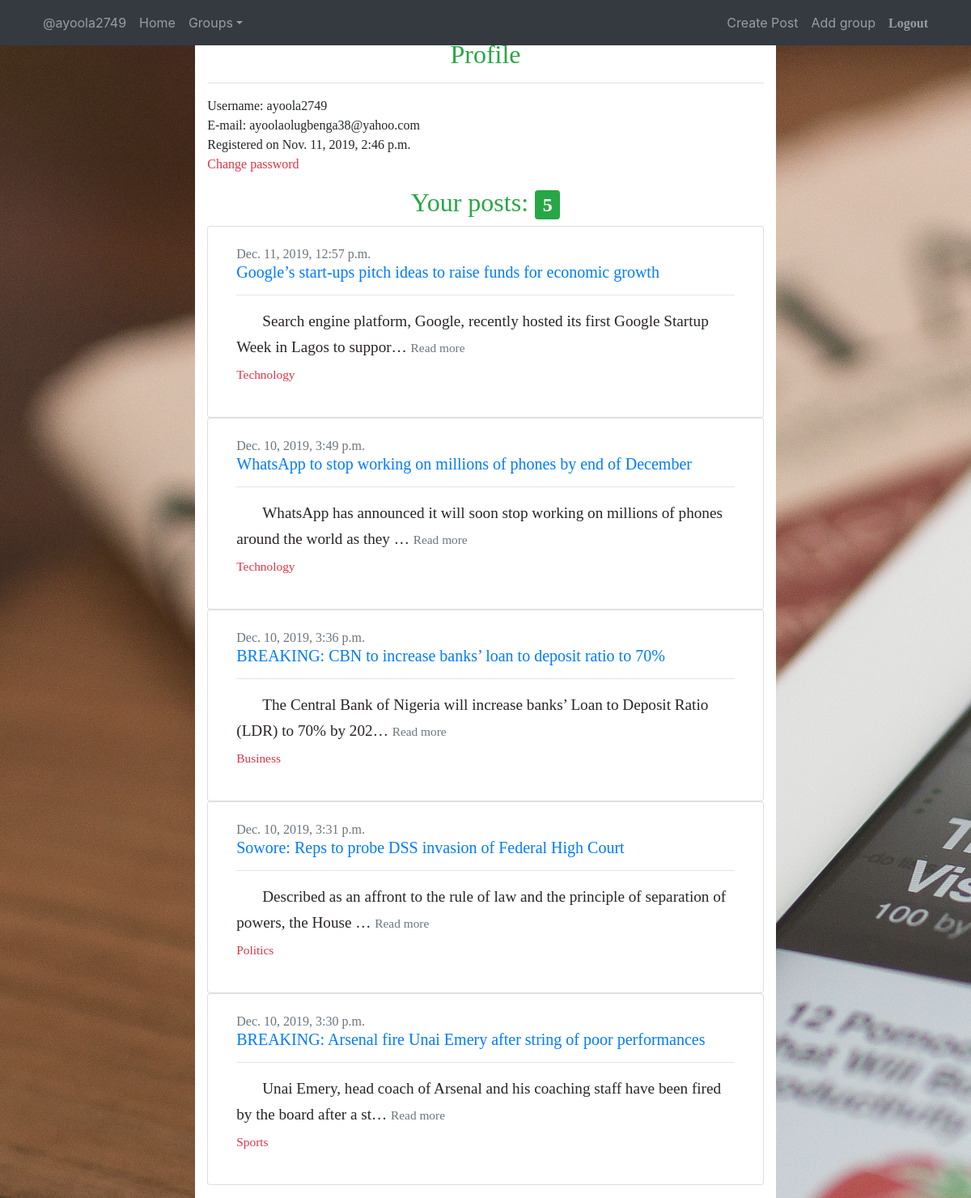
The page /post/by/ayoola2749 (signed in) on the database its author committed.
### posts/models.py (models this page shows, shortened)
class Post(models.Model):
     title = models.CharField(max_length = 100)
     text = models.TextField()
     created_at = models.DateTimeField(auto_now = True)
     user = models.ForeignKey(User,on_delete=models.SET_NULL,related_name='posts',null = True)
     group = models.ForeignKey(Group,on_delete=models.CASCADE,related_name='posts',blank = True,null = True)
     class Meta:
         ordering = ['-created_at']

### groups/models.py (models this page shows, shortened)
class Group(models.Model):
    name = models.CharField(max_length = 100,unique = True)
    slug = models.SlugField(allow_unicode= True,unique = True)
    description = models.TextField( blank = True,null = True,default = "")
    def __str__(self):
        return self.name
    class Meta:
        ordering = ['name']

### posts/views.py (the view)
# urls.py: path('post/by/<username>',views.UserPost.as_view(),name='for_user'),
class UserPost(ListView,SelectRelatedMixin):
    model = Post
    template_name = 'posts/user_post_list.html'
    def get_queryset(self):
        try:
            self.post_user = User.objects.prefetch_related('posts').get(username__iexact=self.kwargs.get('username'))
        except:
            raise Http404
        else:
            return self.post_user.posts.all()
    def get_context_data(self, **kwargs):
        context = super().get_context_data(**kwargs)
        context['post_user'] = self.post_user
        return context

### context_processors/base_processor.py (called while the page is built)
def index(request):
    groups = Group.objects.all()
    return {'groups':groups}

### posts/templates/posts/user_post_list.html (shortened to what this page needs)
{% extends "base.html" %}
{% block content %}
<div class="row">
    <div class="col-md-7 mr-auto ml-auto bg-white">
{% if request.user == post_user %}
  <h1 class="mt-5 header text-success">Profile</h1><hr>
  <p class="posttitle">Username: {{post_user.username}} <br>
E-mail: {{post_user.email}} <br>
Registered on {{post_user.date_joined}}<br>
<a  class="text-danger" href=" {% url 'accounts:passwordchange' username=post_user.username%} "> Change password</a></p>
<p><h2 class="header text-success">Your posts: <span class="badge badge-success">{{object_list.count}}</span></h2>
    {% for post in object_list %}
    <div class="card">
            <div class="container">
              <div class="card-body">
                  <h5 class="card-title"><p> <span class="text-secondary"><span class='date'>{{post.created_at}}</span>
                      <a class="posttitle" href="{% url 'post:single' pk=post.pk username=post.user %}"><br>{{post.title}} <br></a>
                  </span></p></h5> <hr>
                  <div class="card-text postcontent">{{post.text|safe|truncatechars:100}} <a href="{% url 'post:single' pk=post.pk username=post.user %}"><small class="text-muted">Read more</small>
                  </a>  <br> <a href=" {% url 'group:detail' slug=post.group.slug %} " ><small class="text-danger">{{post.group}}</small></a></div>
              </div>
          </div>
          </div>{% endfor %}
</p>
</div>
</div>
{% endif %}
{% endblock content %}

### templates/base.html (shortened to what this page needs)
<!DOCTYPE html>
{% load static %}
<html lang="en">
<head>
<link rel="stylesheet" href="https://cdnjs.cloudflare.com/ajax/libs/twitter-bootstrap/4.3.1/css/bootstrap.min.css">
<link rel="stylesheet" href="https://cdnjs.cloudflare.com/ajax/libs/font-awesome/5.11.2/css/all.min.css">
<link rel="stylesheet" href="{% static 'css/master.css' %}">
</head>
<body id="overlay">
<nav class="navbar navbar-expand-lg navbar-dark bg-dark fixed-top">
    <div class="container">
    <div id="my-nav" class="collapse navbar-collapse">
        <ul class="navbar-nav mr-auto">
            {% if user.is_authenticated %}
            <li class="nav-item">
                    <a class="nav-link" href=" {% url 'post:for_user' username=request.user.username %} ">@{{user.username}}</a>
                </li>
            {% endif %}
                    <li class="nav-item">
                            <a class="nav-link" href=" {% url 'post:all' %} ">Home</a>
                        </li>
                        <li class="nav-item">
                                <div class="dropdown">
                                    <a id="my-dropdown" class="dropdown-toggle nav-link" data-toggle="dropdown" aria-haspopup="true" aria-expanded="false">Groups</a>
                                </div>
                            </li>
                    </ul>
                    {% if user.is_authenticated %}
                    <ul class="navbar-nav ml-auto">
                    <li class="nav-item">
                <a class="nav-link" href=" {% url 'post:create' %} ">Create Post</a>
            </li>
            <li class="nav-item">
                    <a class="nav-link" href="{% url 'group:create' %}">Add group</a>
                </li>
            <li class="nav-item">
                    <a class="nav-link" href=" {% url 'logout' %} "><i class="fa fa-sign-out" aria-hidden="true">Logout</i></a>
                </li>
        {% endif %}
        </div>
    </div>
</nav>
{% block content %}
{% endblock content %}
</body>
</html>

### static/css/master.css (style rules this page uses)
body { background-image: url(../images/matthew-guay-Q7wDdmgCBFg-unsplash.jpg); background-repeat: no-repeat; background-attachment: fixed; background-size: cover; }
.header { color: rgb(241, 40, 40); font-size: 2rem ; font-family: "High Tower Text"; text-align: center; }
.posttitle { font-family: "Lucida Console"; }
a { text-decoration: none; }
.date { font-weight: lighter; font-family: Nsimsun; font-size: 1rem; }
.postcontent { color:rgb(43, 36, 36); font-size: 1.2rem; margin-top: 1rem; text-indent: 2rem; line-height: 2rem; font-family: candara; margin-bottom: 1rem; }

### rows shown on the page
Post: created_at "Dec. 11, 2019, 12:57 p.m.", title "Google’s start-ups pitch ideas to raise funds for economic growth", text "Search engine platform, Google, recently hosted its first Google Startup Week in Lagos to suppor…", group "Technology"
Post: created_at "Dec. 10, 2019, 3:49 p.m.", title "WhatsApp to stop working on millions of phones by end of December", text "WhatsApp has announced it will soon stop working on millions of phones around the world as they …", group "Technology"
Post: created_at "Dec. 10, 2019, 3:36 p.m.", title "BREAKING: CBN to increase banks’ loan to deposit ratio to 70%", text "The Central Bank of Nigeria will increase banks’ Loan to Deposit Ratio (LDR) to 70% by 202…", group "Business"
Post: created_at "Dec. 10, 2019, 3:31 p.m.", title "Sowore: Reps to probe DSS invasion of Federal High Court", text "Described as an affront to the rule of law and the principle of separation of powers, the House …", group "Politics"
Post: created_at "Dec. 10, 2019, 3:30 p.m.", title "BREAKING: Arsenal fire Unai Emery after string of poor performances", text "Unai Emery, head coach of Arsenal and his coaching staff have been fired by the board after a st…", group "Sports"

### other values the page prints
{{ user.username }} "ayoola2749"
{{ post_user.username }} "ayoola2749"
{{ post_user.email }} "ayoolaolugbenga38@yahoo.com"
{{ post_user.date_joined }} "Nov. 11, 2019, 2:46 p.m."
{{ object_list.count }} "5"
